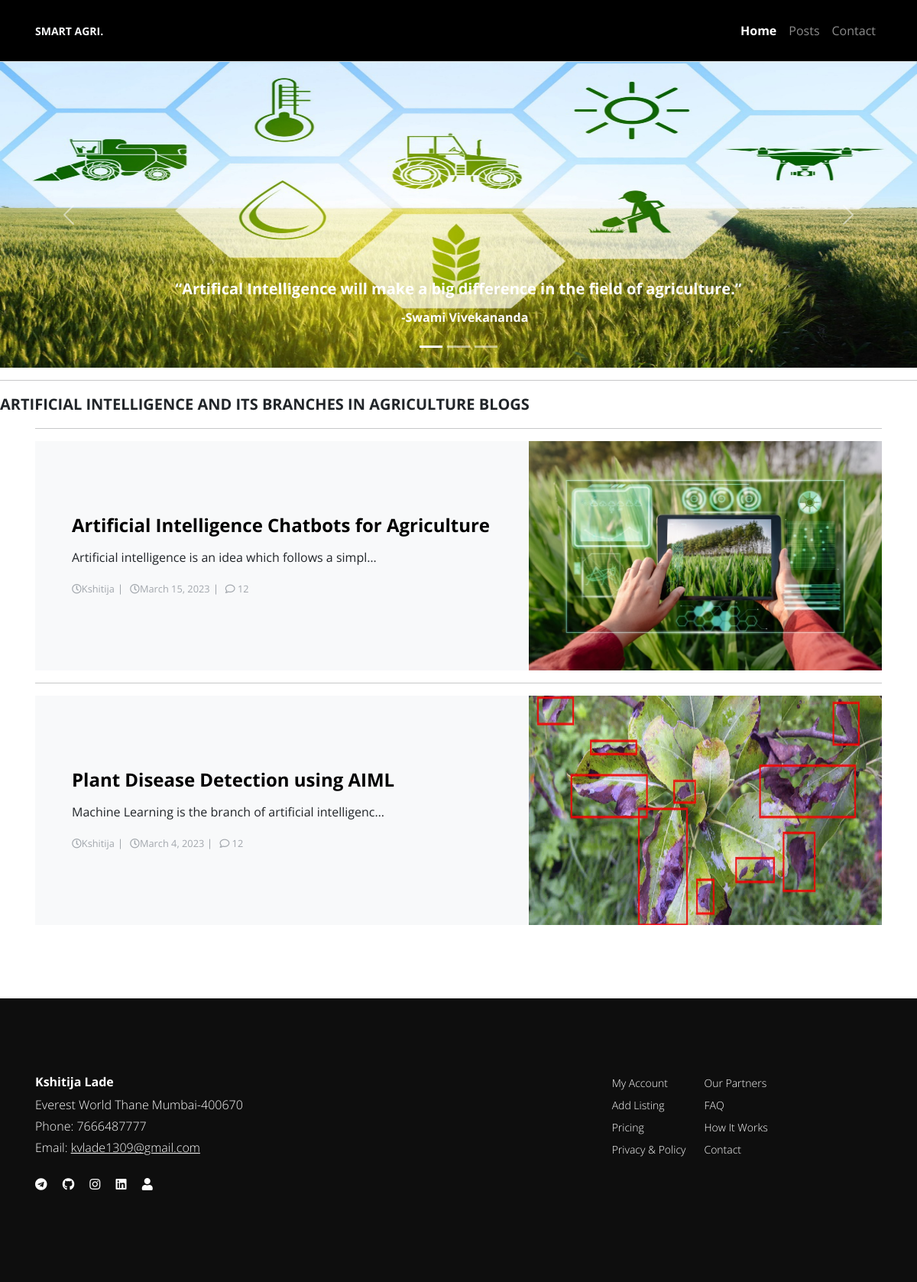
The page / on the database its author committed.
### home/models.py (models this page shows, shortened)
class Post (models.Model):
    class NewManager(models.Manager):
        def get_queryset(self):
            return super().get_queryset() .filter(status='published')
    options = (
    ('draft', 'Draft'),
    ('published', 'Published'),
    )
    title = models.CharField(max_length=250)
    slug = models.SlugField(max_length=250, unique_for_date='publish')
    publish = models.DateTimeField(default=timezone.now)
    image= models.ImageField(upload_to="shop/images",default="")
    author = models.ForeignKey (User, on_delete=models.CASCADE, related_name='blog_posts')
    content = RichTextUploadingField(blank=True, null=True)
    status = models.CharField(max_length=10, choices=options, default='draft')
    objects = models.Manager() #default manager
    newmanager = NewManager() #custom manager
    def get_absolute_url(self):
        return reverse('post_single',args=[self.slug])
    class Meta:
        ordering = ('-publish',)

### home/views.py (the view)
# urls.py: path('', views.main, name='main'),
def main(request):
    all_posts = Post.newmanager.all()
    return render(request, 'index.html', {'posts' : all_posts})

### templates/index.html (shortened to what this page needs)
<!DOCTYPE html>
<html lang="en">
{% load static %}
<head>
    <link rel="stylesheet" href="https://unpkg.com/aos@next/dist/aos.css" />
    <link href="https://cdn.jsdelivr.net/npm/bootstrap@5.0.0-beta3/dist/css/bootstrap.min.css" rel="stylesheet"
>
    <link rel="stylesheet" href="https://maxcdn.bootstrapcdn.com/bootstrap/4.0.0/css/bootstrap.min.css">
    <link rel="stylesheet" href="https://use.fontawesome.com/releases/v5.0.8/css/all.css">
    <link rel="stylesheet" href="https://stackpath.bootstrapcdn.com/bootstrap/4.4.1/css/bootstrap.min.css">
    <link rel="stylesheet" href="{% static 'CSS/glightbox.css' %}">
    <link rel="stylesheet" href="{% static 'CSS/style.default.css' %}" id="theme-stylesheet">
    <link rel="stylesheet" href="vendor/glightbox/glightbox.css">
    <link rel="stylesheet" href="css/custom.css">
</html>
</head>
<body>
  <nav class="navbar navbar-expand-lg navbar-dark bg-black border-bottom py-3">
    <div class="container py-1"><a class="navbar-brand text-sm fw-bold text-light" href="{% url 'main' %}">SMART AGRI.</a>
      <div class="collapse navbar-collapse" id="navbarSupportedContent">
        <ul class="navbar-nav ms-auto mb-2 mb-lg-0 align-items-lg-center">
          <li class="nav-item"><a class="nav-link active " href="{% url 'main' %}">Home</a>
          </li>
          <li class="nav-item"><a class="nav-link " href="#posts">Posts</a>
          </li>
          <li class="nav-item"><a class="nav-link " href="#">Contact</a>
          </li>
        </ul>
      </div>
    </div>
  </nav>
  <div class="cover-container">
    <div id="carouselExampleIndicators" class="carousel slide" data-ride="carousel">
      <ol class="carousel-indicators">
          <li data-target="#carouselExampleIndicators" data-slide-to="0" class="active"></li>
          <li data-target="#carouselExampleIndicators" data-slide-to="1"></li>
          <li data-target="#carouselExampleIndicators" data-slide-to="2"></li>
      </ol>
      <div class="carousel-inner">
          <div class="carousel-item active">
              <img class="d-block w-100" id= "blur" src="{% static 'images/agri1.jpeg' %}" class="d-block w-100 inner-images"
              style="height: 400px;" alt="Image not available">
              <div class="carousel-caption d-none d-md-block">
                <h5>“Artifical Intelligence will make a big difference in the field of agriculture.”
                    <p style="text-align:right;"><h6>&nbsp;&nbsp;&nbsp; -Swami Vivekananda</h6></p>
                    </h5>
              </div>
          </div>
      </div>
      <a class="carousel-control-prev" href="#carouselExampleIndicators" role="button" data-slide="prev">
          <span class="carousel-control-prev-icon" aria-hidden="true"></span>
      </a>
      <a class="carousel-control-next" href="#carouselExampleIndicators" role="button" data-slide="next">
          <span class="carousel-control-next-icon" aria-hidden="true"></span>
      </a>
    </div>
  </div>
  <hr>
<marquee direction="right" style="margin-top: 15px;font-size: 20px;font-weight: 700;" behaviour="alternate">ARTIFICIAL INTELLIGENCE AND ITS BRANCHES IN AGRICULTURE BLOGS</marquee>
<div class="container marketing" id="posts">
  {% for post in posts %}
  <hr class="featurette-divider">
  <div class="row d-flex align-items-stretch g-0">
    <div class="col-lg-7">
      <div class="text-inner d-flex align-items-center h-100 bg-light">
        <div class="content px-4 px-lg-5">
          <h2 class="h4 mb-3"><a class="text-dark" href="{{post.get_absolute_url}}">{{post.title}}</a></h2>
          <p class="text-sm">{{post.content|truncatechars:60|safe}}</p>
          <ul class="list-inline list-separated text-gray-500 mb-0">
            <li class="list-inline-item small"><i class="far fa-clock"></i>{{ post.author.username }}</li>
            <li class="list-inline-item small"><i class="far fa-clock"></i>{{ post.publish|date }}</li>
            <li class="list-inline-item small"><i class="far fa-comment"></i> 12</li>
          </ul>
        </div>
      </div>
    </div>
    <div class="col-lg-5"><img class="featurette-image img-fluid mx-auto" data-src="holder.js/1000x1000/auto" alt="500x500"
      style="width: 10000px; height: 300px; float:left;"
      src="{{ post.image.url }}"></div>
  </div>
  {% endfor %}
</div>
<br>
<br>
<br>
<br>
<footer class="footer text-white" style="background: #0e0e0e">
  <div class="container">
    <div class="row">
      <div class="col-md-4">
        <h6 class="text-white">Kshitija Lade</h6>
        <p class="fw-light mb-1">Everest World Thane Mumbai-400670</p>
        <p class="fw-light mb-1">Phone: 7666487777</p>
        <p class="fw-light mb-4">Email: <a class="text-decoration-underline text-reset" href="mailto:info@company.com">kvlade1309@gmail.com</a></p>
        <ul class="list-unstyled">
          <li class="list-inline-item"><a class="text-reset me-2" href=""><i class="fab fa-telegram"></i></a></li>
          <li class="list-inline-item"><a class="text-reset me-2" href="https://github.com/Kshitija13"><i class="fab fa-github"></i></a></li>
          <li class="list-inline-item"><a class="text-reset me-2" href="https://www.instagram.com/_kshitija1303_/"><i class="fab fa-instagram"></i></a></li>
          <li class="list-inline-item"><a class="text-reset me-2" href="http://www.linkedin.com/in/kshitijalade"><i class="fab fa-linkedin"></i></a></li>
          <li class="list-inline-item"><a class="text-reset me-2" href="http://kshitijabio.infinityfreeapp.com/"><i class="fa fa-user"></i></a></li>
        </ul>
      </div>
      <div class="col-md-4"></div>
      <div class="col-md-4">
        <div class="d-flex align-items-center">
          <ul class="list-unstyled text-sm me-4">
            <li class="mb-2"><a class="text-reset fw-light" href="!#">My Account</a></li>
            <li class="mb-2"><a class="text-reset fw-light" href="!#">Add Listing</a></li>
            <li class="mb-2"><a class="text-reset fw-light" href="!#">Pricing</a></li>
            <li class="mb-2"><a class="text-reset fw-light" href="!#">Privacy &amp; Policy</a></li>
          </ul>
          <ul class="list-unstyled text-sm">
            <li class="mb-2"><a class="text-reset fw-light" href="!#">Our Partners</a></li>
            <li class="mb-2"><a class="text-reset fw-light" href="!#">FAQ</a></li>
            <li class="mb-2"><a class="text-reset fw-light" href="!#">How It Works</a></li>
            <li class="mb-2"><a class="text-reset fw-light" href="!#">Contact</a></li>
          </ul>
        </div>
      </div>
    </div>
  </div>
</footer>
{% load static %}
{% load static %}
</body>
</html>

### rows shown on the page
Post: title "Artificial Intelligence Chatbots for Agriculture", content "Artificial intelligence is an idea which follows a simpl…", author.username "Kshitija", publish "March 15, 2023", image (picture)
Post: title "Plant Disease Detection using AIML", content "Machine Learning is the branch of artificial intelligenc…", author.username "Kshitija", publish "March 4, 2023", image (picture)
